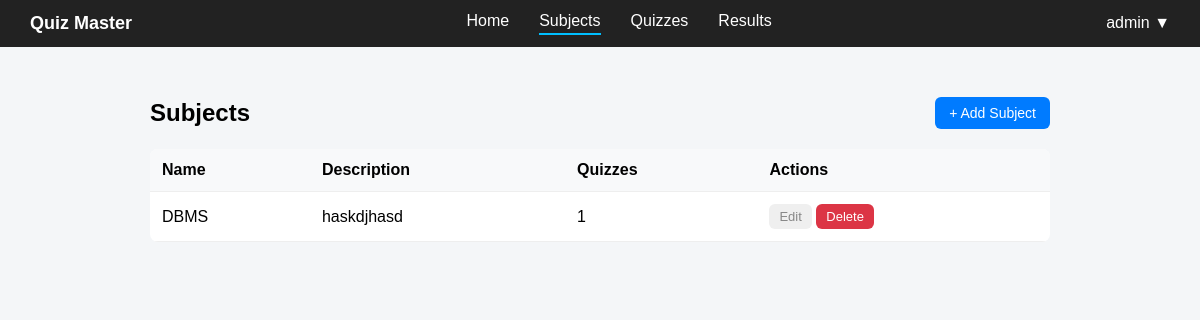
/admin/subjects (signed in), run on an earlier commit of the app's database.
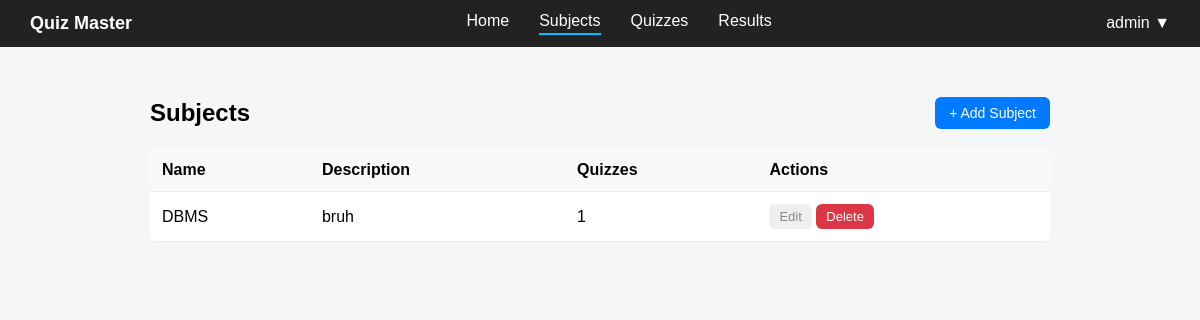
And on a later commit of the database.
### controller/models.py (models this page shows)
class Subject(db.Model):
    __tablename__ = "subjects"
    id = db.Column(db.Integer, primary_key=True)
    name = db.Column(db.String(100), nullable=False)
    description = db.Column(db.Text)
    quizzes = db.relationship("Quiz", backref="subject", lazy=True)

### app.py (the view)
@app.route('/admin/subjects')
def admin_subjects():
    if not admin_access():
        return redirect(url_for("home"))
    subjects = Subject.query.order_by(Subject.id.desc()).all()
    subject_data = []
    for s in subjects:
        subject_data.append({
            "id": s.id,
            "name": s.name,
            "description": s.description,
            "quiz_count": len(s.quizzes),
            "created": s.id
        })
    return render_template("admin_subjects.html", subjects=subject_data)

### app.py (called while the page is built)
def admin_access():
    if "user_id" not in session:
        flash("Please login first")
        return False
    if session.get("role") != "admin":
        flash("You are not authorized to access this page")
        return False
    return True

### templates/admin_subjects.html (shortened to what this page needs)
{% extends "base.html" %}
{% block content %}
<div class="header">
    <h1>Subjects</h1>
    <button class="btn primary" onclick="location.href='{{ url_for('new_subject') }}'">
        + Add Subject
    </button>
</div>
<table class="table">
    <thead>
        <tr>
            <th>Name</th>
            <th>Description</th>
            <th>Quizzes</th>
            <th>Actions</th>
        </tr>
    </thead>
    <tbody>
        {% if subjects %}
        {% for s in subjects %}
        <tr>
            <td>{{ s.name }}</td>
            <td>{{ s.description or "—" }}</td>
            <td>{{ s.quiz_count }}</td>
            <td>
                <button class="btn small" onclick="location.href='{{ url_for('edit_subject', id=s.id) }}'">
                    Edit
                </button>
                <form method="POST" action="{{ url_for('delete_subject', id=s.id) }}" style="display:inline;"
                    onsubmit="return confirm('Are you sure you want to delete this subject?')">
                    <button class="btn small danger">Delete</button>
                </form>
            </td>
        </tr>
        {% endfor %}
        {% else %}
        <tr>
            <td colspan="4">No subjects found</td>
        </tr>
        {% endif %}
    </tbody>
</table>
{% endblock %}

What changed in the data, as far as the page shows it:
changed Subject "DBMS": description "haskdjhasd" → "bruh"
